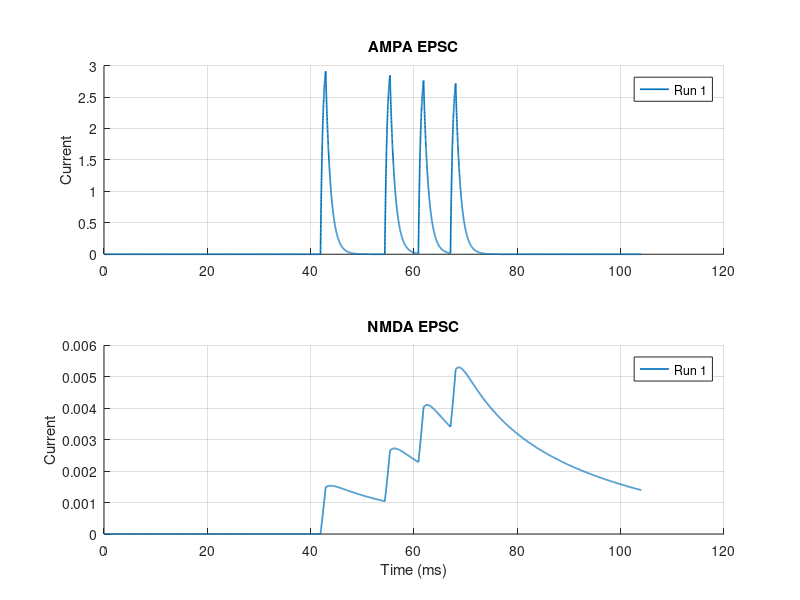

MATLAB code to generate this figure:
% PFC Neuron: AMPA/NMDA Synaptic Inputs (Passive Membrane with Dopamine Pooling)
rng(42); 

% 1. SIMULATION PARAMETERS
dt = 0.01;                 % Time step (ms)
t_max = 104;               % Total simulation time (ms)
t = 0:dt:t_max;            
N = length(t); 

% 2. INPUT PARAMETERS (Poisson Rates)
r_pre_Glu = 30;            % Background Glutamate rate (Hz)
r_pre_DA = 0;             % Background Dopamine firing rate (Hz) normally at 40
release_steps = round(1/dt); % release duration
counter_Glu = 0;           
counter_DA = 0;

% 3. MEMBRANE & CHANNEL PARAMETERS
C = 1.0;                   
g_L = 0.1;   E_L = -65;    
g_Na = 0;    E_Na = 50;    % Set to 0 
g_K  = 0;    E_K = -77;    % Set to 0
E_syn = 0;   Mg = 1.0;                  
% Synaptic Base Conductances
g_AMPA = 0.1;  alpha_AMPA = 1.1;   beta_AMPA = 1;         
g_NMDA = 0.05;  alpha_NMDA = 0.0072; beta_NMDA = 0.03;       
% Dopamine (D1) Parameters
B_D1 = 0.1;                % Scaling coefficient for DA release
tau = 50;                  % Decay time constant for D1 (ms)
A_D1 = 1 / tau;            % Decay rate

% 4. INITIALIZE VARIABLES
V = zeros(1, N);
V(1) = E_L;                
r_AMPA = zeros(1, N);
r_NMDA = zeros(1, N);
I_AMPA = zeros(1, N);
I_NMDA = zeros(1, N);
D1 = zeros(1, N);          % Dopamine pooled concentration (nM)

% 5. MAIN INTEGRATION LOOP
for i = 1:N-1
    % INPUT GENERATORS (Glutamate)
    if poissrnd(r_pre_Glu * (dt/1000)) > 0
        counter_Glu = release_steps;
    end
    T_Glu = double(counter_Glu > 0);
    
    % INPUT GENERATORS (Dopamine)
    if poissrnd(r_pre_DA * (dt/1000)) > 0
        counter_DA = release_steps;
    end
    T_D = double(counter_DA > 0);
    
    % DOPAMINE INPUT AND LEAKY INTEGRATION (POOLING)
    dD1dt = -A_D1 * D1(i) + B_D1 * T_D;
    D1(i+1) = D1(i) + dt * dD1dt; 
    D1mod = 1 + D1(i);
    
    % SYNAPTIC KINETICS
    r_AMPA(i+1) = r_AMPA(i) + dt * ((alpha_AMPA * T_Glu * (1 - r_AMPA(i))) - (beta_AMPA * r_AMPA(i)));
    r_NMDA(i+1) = r_NMDA(i) + dt * ((alpha_NMDA * T_Glu * (1 - r_NMDA(i))) - (beta_NMDA * r_NMDA(i)));
    
    % SYNAPTIC CURRENTS (Modulated by D1mod)
    B_V = 1 / (1 + (Mg / 3.57) * exp(-0.062 * V(i)));
    
    % EPSCs written as positive (inward) currents: (E_syn - V) instead of (V - E_syn)
    I_AMPA(i) = g_AMPA * r_AMPA(i) * (E_syn - V(i)) * D1mod;
    I_NMDA(i) = g_NMDA * r_NMDA(i) * B_V * (E_syn - V(i)) * D1mod; 
    I_Total_syn = I_AMPA(i) + I_NMDA(i);
    
    % MEMBRANE VOLTAGE UPDATE (Passive Leak + Synaptic Currents Only)
    % I_Total_syn is now positive/depolarizing, so it is ADDED here to keep
    % the membrane dynamics identical to the original sign convention.
    I_leak = g_L * (V(i) - E_L);
    dV = (-I_leak + I_Total_syn) / C;
    V(i+1) = V(i) + dt * dV;
    
    % Decrement counters
    counter_Glu = max(0, counter_Glu - 1);
    counter_DA = max(0, counter_DA - 1);
end
I_AMPA(end) = I_AMPA(end-1); I_NMDA(end) = I_NMDA(end-1);
D1mod_plot = 1 + D1; 

% 6. PLOTTING
% Reuse a single figure across runs so successive runs overlay. The figure
% is located by name; if it does not exist yet it is created.
figName = 'Passive EPSCs & Dopamine Pooling';
fig = findobj('Type', 'figure', 'Name', figName);
if isempty(fig)
    fig = figure('Name', figName, 'Position', [100, 50, 750, 950]);
    setappdata(fig, 'runCount', 0);
else
    fig = fig(1);
    figure(fig);   % bring existing figure to the front / make current
end
% Track how many times the script has been run against this figure and pick
% a distinct color for each run so overlaid traces are distinguishable.
runCount = getappdata(fig, 'runCount');
if isempty(runCount)
    runCount = 0;
end
runCount = runCount + 1;
setappdata(fig, 'runCount', runCount);
colorOrder = lines(7);
runColor = colorOrder(mod(runCount - 1, size(colorOrder, 1)) + 1, :);
runLabel = sprintf('Run %d', runCount);
% Panel 1: AMPA EPSC
subplot(2,1,1);
hold on;
plot(t, I_AMPA, 'Color', runColor, 'LineWidth', 1.2, 'DisplayName', runLabel);
title('AMPA EPSC');
ylabel('Current');
legend('show');
grid on;
% Panel 2: NMDA EPSC
subplot(2,1,2);
hold on;
plot(t, I_NMDA, 'Color', runColor, 'LineWidth', 1.2, 'DisplayName', runLabel);
title('NMDA EPSC');
xlabel('Time (ms)');
ylabel('Current');
legend('show');
grid on;
